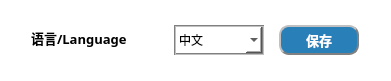
   <widget class="QFrame" name="frame_2">
    <property name="geometry">
     <rect>
      <x>20</x>
      <y>130</y>
      <width>391</width>
      <height>81</height>
     </rect>
    </property>
    <property name="autoFillBackground">
     <bool>false</bool>
    </property>
    <property name="styleSheet">
     <string notr="true">background-color: rgb(255, 255, 255);
border-radius:10px;
</string>
    </property>
    <property name="frameShape">
     <enum>QFrame::StyledPanel</enum>
    </property>
    <property name="frameShadow">
     <enum>QFrame::Raised</enum>
    </property>
    <widget class="QWidget" name="horizontalLayoutWidget">
     <property name="geometry">
      <rect>
       <x>20</x>
       <y>20</y>
       <width>351</width>
       <height>41</height>
      </rect>
     </property>
     <layout class="QHBoxLayout" name="horizontalLayout">
      <item>
       <widget class="QLineEdit" name="lineEdit_language">
        <property name="minimumSize">
         <size>
          <width>100</width>
          <height>30</height>
         </size>
        </property>
        <property name="maximumSize">
         <size>
          <width>130</width>
          <height>30</height>
         </size>
        </property>
        <property name="font">
         <font>
          <family>微软雅黑</family>
          <pointsize>10</pointsize>
          <weight>75</weight>
          <italic>false</italic>
          <bold>true</bold>
          <kerning>false</kerning>
         </font>
        </property>
        <property name="styleSheet">
         <string notr="true">color: rgb(0, 0, 0);</string>
        </property>
        <property name="text">
         <string notr="true">语言/Language</string>
        </property>
        <property name="maxLength">
         <number>80</number>
        </property>
        <property name="frame">
         <bool>false</bool>
        </property>
        <property name="dragEnabled">
         <bool>false</bool>
        </property>
        <property name="readOnly">
         <bool>true</bool>
        </property>
       </widget>
      </item>
      <item>
       <widget class="QComboBox" name="comboBox_language">
        <property name="minimumSize">
         <size>
          <width>90</width>
          <height>30</height>
         </size>
        </property>
        <property name="maximumSize">
         <size>
          <width>90</width>
          <height>30</height>
         </size>
        </property>
        <property name="styleSheet">
         <string notr="true">border-style:inset;
border:2px groove gray;
border-radius:0px;</string>
        </property>
        <item>
         <property name="text">
          <string>中文</string>
         </property>
        </item>
        <item>
         <property name="text">
          <string>English</string>
         </property>
        </item>
       </widget>
      </item>
      <item>
       <widget class="QPushButton" name="pushButton_language">
        <property name="minimumSize">
         <size>
          <width>80</width>
          <height>30</height>
         </size>
        </property>
        <property name="maximumSize">
         <size>
          <width>80</width>
          <height>30</height>
         </size>
        </property>
        <property name="font">
         <font>
          <family>微软雅黑</family>
          <pointsize>10</pointsize>
          <weight>75</weight>
          <bold>true</bold>
         </font>
        </property>
        <property name="cursor">
         <cursorShape>PointingHandCursor</cursorShape>
        </property>
        <property name="autoFillBackground">
         <bool>false</bool>
        </property>
        <property name="styleSheet">
         <string notr="true">background-color: rgb(41, 128, 185);
color: rgb(255, 255, 255);
border-radius:10px;
border:2px groove gray;
border-style:outset;</string>
        </property>
        <property name="text">
         <string>保存</string>
        </property>
        <property name="iconSize">
         <size>
          <width>40</width>
          <height>30</height>
         </size>
        </property>
        <property name="autoDefault">
         <bool>false</bool>
        </property>
        <property name="flat">
         <bool>false</bool>
        </property>
       </widget>
      </item>
     </layout>
    </widget>
   </widget>
